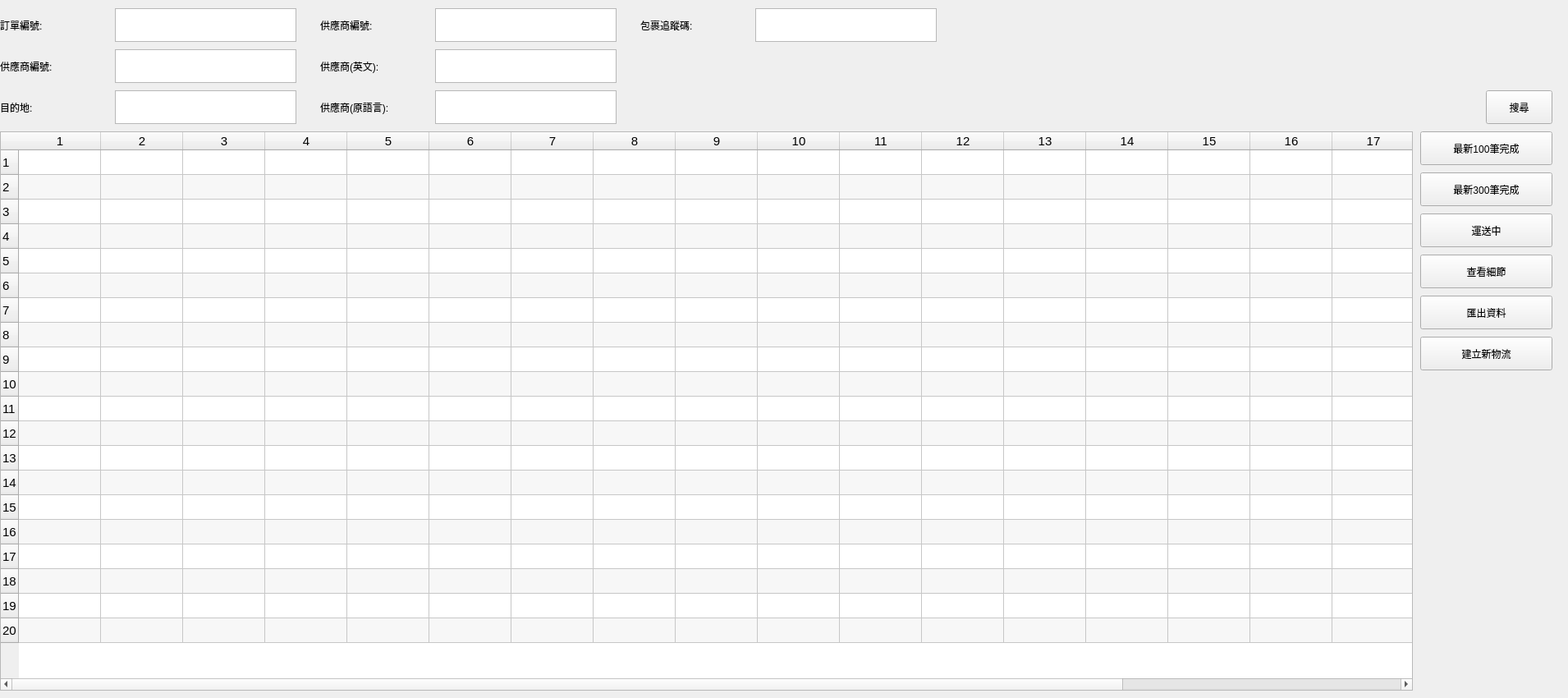
    <widget class="QWidget" name="tab_LogisticsManagement">
     <property name="sizePolicy">
      <sizepolicy hsizetype="Fixed" vsizetype="Fixed">
       <horstretch>0</horstretch>
       <verstretch>0</verstretch>
      </sizepolicy>
     </property>
     <property name="minimumSize">
      <size>
       <width>1910</width>
       <height>850</height>
      </size>
     </property>
     <attribute name="title">
      <string>物流管理</string>
     </attribute>
     <widget class="QLabel" name="logistics_label_vendorOL">
      <property name="geometry">
       <rect>
        <x>390</x>
        <y>110</y>
        <width>141</width>
        <height>41</height>
       </rect>
      </property>
      <property name="lineWidth">
       <number>0</number>
      </property>
      <property name="text">
       <string>供應商(原語言):</string>
      </property>
      <property name="textFormat">
       <enum>Qt::PlainText</enum>
      </property>
     </widget>
     <widget class="QLabel" name="logistics_label_orderID">
      <property name="geometry">
       <rect>
        <x>0</x>
        <y>10</y>
        <width>111</width>
        <height>41</height>
       </rect>
      </property>
      <property name="lineWidth">
       <number>0</number>
      </property>
      <property name="text">
       <string>訂單編號:</string>
      </property>
      <property name="textFormat">
       <enum>Qt::PlainText</enum>
      </property>
     </widget>
     <widget class="QTextEdit" name="logistics_textEdit_vendorID">
      <property name="geometry">
       <rect>
        <x>530</x>
        <y>10</y>
        <width>221</width>
        <height>41</height>
       </rect>
      </property>
     </widget>
     <widget class="QTextEdit" name="logistics_textEdit_vendorEN">
      <property name="geometry">
       <rect>
        <x>530</x>
        <y>60</y>
        <width>221</width>
        <height>41</height>
       </rect>
      </property>
     </widget>
     <widget class="QTextEdit" name="logistics_textEdit_orderID">
      <property name="geometry">
       <rect>
        <x>140</x>
        <y>10</y>
        <width>221</width>
        <height>41</height>
       </rect>
      </property>
     </widget>
     <widget class="QLabel" name="logistics_label_supplierID">
      <property name="geometry">
       <rect>
        <x>0</x>
        <y>60</y>
        <width>111</width>
        <height>41</height>
       </rect>
      </property>
      <property name="lineWidth">
       <number>0</number>
      </property>
      <property name="text">
       <string>供應商編號:</string>
      </property>
      <property name="textFormat">
       <enum>Qt::PlainText</enum>
      </property>
     </widget>
     <widget class="QLabel" name="logistics_label_vendorID">
      <property name="geometry">
       <rect>
        <x>390</x>
        <y>10</y>
        <width>121</width>
        <height>41</height>
       </rect>
      </property>
      <property name="lineWidth">
       <number>0</number>
      </property>
      <property name="text">
       <string>供應商編號:</string>
      </property>
      <property name="textFormat">
       <enum>Qt::PlainText</enum>
      </property>
     </widget>
     <widget class="QTextEdit" name="logistics_textEdit_supplierID">
      <property name="geometry">
       <rect>
        <x>140</x>
        <y>60</y>
        <width>221</width>
        <height>41</height>
       </rect>
      </property>
     </widget>
     <widget class="QLabel" name="logistics_label_vendorEN">
      <property name="geometry">
       <rect>
        <x>390</x>
        <y>60</y>
        <width>121</width>
        <height>41</height>
       </rect>
      </property>
      <property name="lineWidth">
       <number>0</number>
      </property>
      <property name="text">
       <string>供應商(英文):</string>
      </property>
      <property name="textFormat">
       <enum>Qt::PlainText</enum>
      </property>
     </widget>
     <widget class="QLabel" name="logistics_label_destination">
      <property name="geometry">
       <rect>
        <x>0</x>
        <y>110</y>
        <width>111</width>
        <height>41</height>
       </rect>
      </property>
      <property name="lineWidth">
       <number>0</number>
      </property>
      <property name="text">
       <string>目的地:</string>
      </property>
      <property name="textFormat">
       <enum>Qt::PlainText</enum>
      </property>
     </widget>
     <widget class="QTextEdit" name="logistics_textEdit_destination">
      <property name="geometry">
       <rect>
        <x>140</x>
        <y>110</y>
        <width>221</width>
        <height>41</height>
       </rect>
      </property>
     </widget>
     <widget class="QTextEdit" name="logistics_textEdit_vendorOL">
      <property name="geometry">
       <rect>
        <x>530</x>
        <y>110</y>
        <width>221</width>
        <height>41</height>
       </rect>
      </property>
     </widget>
     <widget class="QTableWidget" name="logistics_tableWidget_display">
      <property name="geometry">
       <rect>
        <x>0</x>
        <y>160</y>
        <width>1721</width>
        <height>681</height>
       </rect>
      </property>
      <property name="font">
       <font>
        <pointsize>11</pointsize>
       </font>
      </property>
      <property name="alternatingRowColors">
       <bool>true</bool>
      </property>
      <property name="selectionBehavior">
       <enum>QAbstractItemView::SelectRows</enum>
      </property>
      <property name="rowCount">
       <number>20</number>
      </property>
      <property name="columnCount">
       <number>20</number>
      </property>
      <attribute name="horizontalHeaderShowSortIndicator" stdset="0">
       <bool>true</bool>
      </attribute>
      <attribute name="verticalHeaderDefaultSectionSize">
       <number>30</number>
      </attribute>
      <attribute name="verticalHeaderMinimumSectionSize">
       <number>30</number>
      </attribute>
      <row/>
      <row/>
      <row/>
      <row/>
      <row/>
      <row/>
      <row/>
      <row/>
      <row/>
      <row/>
      <row/>
      <row/>
      <row/>
      <row/>
      <row/>
      <row/>
      <row/>
      <row/>
      <row/>
      <row/>
      <column/>
      <column/>
      <column/>
      <column/>
      <column/>
      <column/>
      <column/>
      <column/>
      <column/>
      <column/>
      <column/>
      <column/>
      <column/>
      <column/>
      <column/>
      <column/>
      <column/>
      <column/>
      <column/>
      <column/>
     </widget>
     <widget class="QPushButton" name="logistics_pushButton_last100fullfilled">
      <property name="geometry">
       <rect>
        <x>1730</x>
        <y>160</y>
        <width>161</width>
        <height>41</height>
       </rect>
      </property>
      <property name="text">
       <string>最新100筆完成</string>
      </property>
     </widget>
     <widget class="QPushButton" name="logistics_pushButton_viewDetails">
      <property name="geometry">
       <rect>
        <x>1730</x>
        <y>310</y>
        <width>161</width>
        <height>41</height>
       </rect>
      </property>
      <property name="text">
       <string>查看細節</string>
      </property>
     </widget>
     <widget class="QPushButton" name="logistics_pushButton_search">
      <property name="geometry">
       <rect>
        <x>1810</x>
        <y>110</y>
        <width>81</width>
        <height>41</height>
       </rect>
      </property>
      <property name="text">
       <string>搜尋</string>
      </property>
     </widget>
     <widget class="QPushButton" name="logistics_pushButton_last300fulfilled">
      <property name="geometry">
       <rect>
        <x>1730</x>
        <y>210</y>
        <width>161</width>
        <height>41</height>
       </rect>
      </property>
      <property name="text">
       <string>最新300筆完成</string>
      </property>
     </widget>
     <widget class="QPushButton" name="logistics_pushButton_generateCSV">
      <property name="geometry">
       <rect>
        <x>1730</x>
        <y>360</y>
        <width>161</width>
        <height>41</height>
       </rect>
      </property>
      <property name="text">
       <string>匯出資料</string>
      </property>
     </widget>
     <widget class="QPushButton" name="logistics_pushButton_newLogistics">
      <property name="geometry">
       <rect>
        <x>1730</x>
        <y>410</y>
        <width>161</width>
        <height>41</height>
       </rect>
      </property>
      <property name="text">
       <string>建立新物流</string>
      </property>
     </widget>
     <widget class="QPushButton" name="logistics_pushButton_atTransit">
      <property name="geometry">
       <rect>
        <x>1730</x>
        <y>260</y>
        <width>161</width>
        <height>41</height>
       </rect>
      </property>
      <property name="text">
       <string>運送中</string>
      </property>
     </widget>
     <widget class="QTextEdit" name="logistics_textEdit_trackingNumber">
      <property name="geometry">
       <rect>
        <x>920</x>
        <y>10</y>
        <width>221</width>
        <height>41</height>
       </rect>
      </property>
     </widget>
     <widget class="QLabel" name="logistics_label_trackingNumber">
      <property name="geometry">
       <rect>
        <x>780</x>
        <y>10</y>
        <width>111</width>
        <height>41</height>
       </rect>
      </property>
      <property name="lineWidth">
       <number>0</number>
      </property>
      <property name="text">
       <string>包裹追蹤碼:</string>
      </property>
      <property name="textFormat">
       <enum>Qt::PlainText</enum>
      </property>
     </widget>
    </widget>
